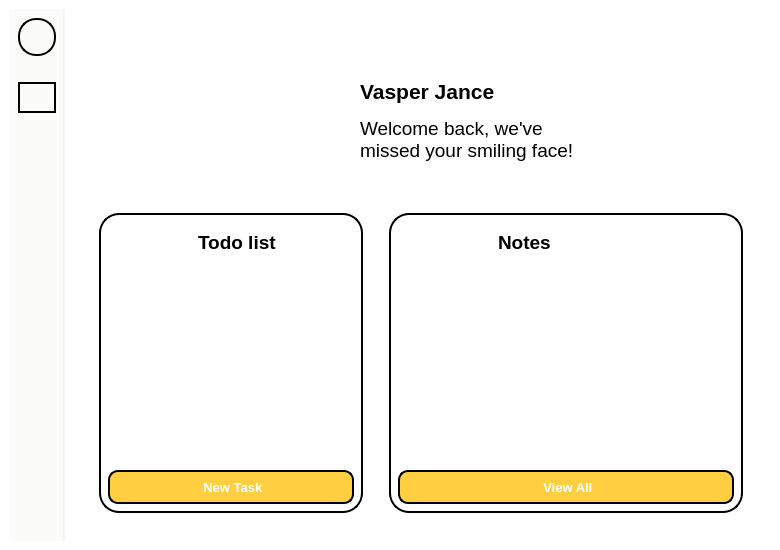
<?xml version="1.0" encoding="UTF-8"?>
<ui version="4.0">
 <class>MainWindow</class>
 <widget class="QMainWindow" name="MainWindow">
  <property name="geometry">
   <rect>
    <x>0</x>
    <y>0</y>
    <width>780</width>
    <height>550</height>
   </rect>
  </property>
  <property name="minimumSize">
   <size>
    <width>780</width>
    <height>550</height>
   </size>
  </property>
  <property name="windowTitle">
   <string>MainWindow</string>
  </property>
  <property name="styleSheet">
   <string notr="true">padding: 0px;
border: 0px;
background-color: white;</string>
  </property>
  <widget class="QWidget" name="centralwidget">
   <layout class="QHBoxLayout" name="horizontalLayout">
    <item>
     <widget class="QWidget" name="widget" native="true">
      <property name="styleSheet">
       <string notr="true">max-width: 54px;
background-color: #FBFBFA;
border-right: 2px solid #F5F5F4;
padding: 0px;
margin: 0px;</string>
      </property>
      <layout class="QVBoxLayout" name="verticalLayout_2">
       <item>
        <widget class="QLabel" name="label_12">
         <property name="font">
          <font>
           <pointsize>10</pointsize>
           <weight>75</weight>
           <bold>true</bold>
          </font>
         </property>
         <property name="styleSheet">
          <string notr="true">min-height: 34px;
max-height: 34px;
min-width: 34px;
max-width: 34px;
border: 2px solid black;
border-radius: 18px;</string>
         </property>
         <property name="text">
          <string/>
         </property>
         <property name="pixmap">
          <pixmap>../Image/icon.png</pixmap>
         </property>
         <property name="scaledContents">
          <bool>true</bool>
         </property>
         <property name="alignment">
          <set>Qt::AlignCenter</set>
         </property>
        </widget>
       </item>
       <item>
        <widget class="QLabel" name="label_5">
         <property name="styleSheet">
          <string notr="true">border: 0px;</string>
         </property>
         <property name="text">
          <string/>
         </property>
        </widget>
       </item>
       <item>
        <widget class="QLabel" name="label_2">
         <property name="font">
          <font>
           <pointsize>10</pointsize>
           <weight>75</weight>
           <bold>true</bold>
          </font>
         </property>
         <property name="styleSheet">
          <string notr="true">max-height: 22px;
border: 2px solid black;
padding: 6px;
border-radius: 18px;</string>
         </property>
         <property name="text">
          <string/>
         </property>
         <property name="pixmap">
          <pixmap>../Image/home_a.png</pixmap>
         </property>
         <property name="scaledContents">
          <bool>true</bool>
         </property>
         <property name="alignment">
          <set>Qt::AlignCenter</set>
         </property>
        </widget>
       </item>
       <item>
        <widget class="QLabel" name="label_3">
         <property name="font">
          <font>
           <pointsize>10</pointsize>
           <weight>75</weight>
           <bold>true</bold>
          </font>
         </property>
         <property name="styleSheet">
          <string notr="true">QLabel{
	max-height: 22px;
	border: 2px solid #FBFBFA;
	padding: 6px;
	border-radius: 18px;
}

QLabel:hover{
	max-height: 22px;
	border: 2px solid gray;
	padding: 6px;
	border-radius: 18px;
}</string>
         </property>
         <property name="text">
          <string/>
         </property>
         <property name="pixmap">
          <pixmap>../Image/notes_d.png</pixmap>
         </property>
         <property name="scaledContents">
          <bool>true</bool>
         </property>
         <property name="alignment">
          <set>Qt::AlignCenter</set>
         </property>
        </widget>
       </item>
       <item>
        <widget class="QLabel" name="label_4">
         <property name="font">
          <font>
           <pointsize>10</pointsize>
           <weight>75</weight>
           <bold>true</bold>
          </font>
         </property>
         <property name="styleSheet">
          <string notr="true">QLabel{
	max-height: 22px;
	border: 2px solid #FBFBFA;
	padding: 6px;
	border-radius: 18px;
}

QLabel:hover{
	max-height: 22px;
	border: 2px solid gray;
	padding: 6px;
	border-radius: 18px;
}</string>
         </property>
         <property name="text">
          <string/>
         </property>
         <property name="pixmap">
          <pixmap>../Image/chat_d.png</pixmap>
         </property>
         <property name="scaledContents">
          <bool>true</bool>
         </property>
         <property name="alignment">
          <set>Qt::AlignCenter</set>
         </property>
        </widget>
       </item>
       <item>
        <spacer name="verticalSpacer">
         <property name="orientation">
          <enum>Qt::Vertical</enum>
         </property>
         <property name="sizeHint" stdset="0">
          <size>
           <width>20</width>
           <height>40</height>
          </size>
         </property>
        </spacer>
       </item>
       <item>
        <widget class="QLabel" name="label_6">
         <property name="font">
          <font>
           <pointsize>10</pointsize>
           <weight>75</weight>
           <bold>true</bold>
          </font>
         </property>
         <property name="styleSheet">
          <string notr="true">QLabel{
	max-height: 22px;
	border: 2px solid #FBFBFA;
	padding: 6px;
	border-radius: 18px;
}

QLabel:hover{
	max-height: 22px;
	border: 2px solid gray;
	padding: 6px;
	border-radius: 18px;
}</string>
         </property>
         <property name="text">
          <string/>
         </property>
         <property name="pixmap">
          <pixmap>../Image/about_b.png</pixmap>
         </property>
         <property name="scaledContents">
          <bool>true</bool>
         </property>
         <property name="alignment">
          <set>Qt::AlignCenter</set>
         </property>
        </widget>
       </item>
       <item>
        <widget class="QLabel" name="label_13">
         <property name="font">
          <font>
           <pointsize>10</pointsize>
           <weight>75</weight>
           <bold>true</bold>
          </font>
         </property>
         <property name="styleSheet">
          <string notr="true">QLabel{
	max-height: 22px;
	border: 2px solid #FBFBFA;
	padding: 6px;
	border-radius: 18px;
}

QLabel:hover{
	max-height: 22px;
	border: 2px solid gray;
	padding: 6px;
	border-radius: 18px;
}</string>
         </property>
         <property name="text">
          <string/>
         </property>
         <property name="pixmap">
          <pixmap>../Image/log_out.png</pixmap>
         </property>
         <property name="scaledContents">
          <bool>true</bool>
         </property>
         <property name="alignment">
          <set>Qt::AlignCenter</set>
         </property>
        </widget>
       </item>
      </layout>
     </widget>
    </item>
    <item>
     <widget class="QWidget" name="widget_2" native="true">
      <property name="styleSheet">
       <string notr="true">padding: 0px;
border: 0px;</string>
      </property>
      <layout class="QVBoxLayout" name="verticalLayout">
       <item>
        <widget class="QWidget" name="widget_5" native="true">
         <property name="styleSheet">
          <string notr="true">margin-top: 20px;
min-height: 150px;
max-height: 150px;</string>
         </property>
         <layout class="QHBoxLayout" name="horizontalLayout_2">
          <item>
           <spacer name="horizontalSpacer">
            <property name="orientation">
             <enum>Qt::Horizontal</enum>
            </property>
            <property name="sizeHint" stdset="0">
             <size>
              <width>40</width>
              <height>20</height>
             </size>
            </property>
           </spacer>
          </item>
          <item>
           <widget class="QLabel" name="label_7">
            <property name="styleSheet">
             <string notr="true">max-width: 120px;
min-width: 120px;
max-height: 120px;
min-height: 120px;</string>
            </property>
            <property name="text">
             <string/>
            </property>
            <property name="pixmap">
             <pixmap>../Image/welcome.png</pixmap>
            </property>
            <property name="scaledContents">
             <bool>true</bool>
            </property>
           </widget>
          </item>
          <item>
           <widget class="QWidget" name="widget_6" native="true">
            <property name="styleSheet">
             <string notr="true">max-height: 120px;
min-height: 120px;</string>
            </property>
            <layout class="QVBoxLayout" name="verticalLayout_3">
             <item>
              <widget class="QTextBrowser" name="textBrowser">
               <property name="styleSheet">
                <string notr="true">min-width: 250px;</string>
               </property>
               <property name="html">
                <string>&lt;!DOCTYPE HTML PUBLIC &quot;-//W3C//DTD HTML 4.0//EN&quot; &quot;http://www.w3.org/TR/REC-html40/strict.dtd&quot;&gt;
&lt;html&gt;&lt;head&gt;&lt;meta name=&quot;qrichtext&quot; content=&quot;1&quot; /&gt;&lt;style type=&quot;text/css&quot;&gt;
p, li { white-space: pre-wrap; }
&lt;/style&gt;&lt;/head&gt;&lt;body style=&quot; font-family:'MS Shell Dlg 2'; font-size:8.25pt; font-weight:400; font-style:normal;&quot;&gt;
&lt;p style=&quot;-qt-paragraph-type:empty; margin-top:0px; margin-bottom:0px; margin-left:0px; margin-right:0px; -qt-block-indent:0; text-indent:0px; font-family:'Segoe UI ';&quot;&gt;&lt;br /&gt;&lt;/p&gt;
&lt;p style=&quot; margin-top:0px; margin-bottom:0px; margin-left:0px; margin-right:0px; -qt-block-indent:0; text-indent:0px;&quot;&gt;&lt;span style=&quot; font-family:'Segoe UI '; font-size:16pt; font-weight:600;&quot;&gt;Vasper Jance&lt;/span&gt;&lt;/p&gt;
&lt;p style=&quot;-qt-paragraph-type:empty; margin-top:0px; margin-bottom:0px; margin-left:0px; margin-right:0px; -qt-block-indent:0; text-indent:0px; font-family:'Segoe UI '; font-size:8pt; font-weight:600;&quot;&gt;&lt;br /&gt;&lt;/p&gt;
&lt;p style=&quot; margin-top:0px; margin-bottom:0px; margin-left:0px; margin-right:0px; -qt-block-indent:0; text-indent:0px;&quot;&gt;&lt;span style=&quot; font-family:'Segoe UI '; font-size:14pt;&quot;&gt;Welcome back, we've missed your smiling face!&lt;/span&gt;&lt;/p&gt;&lt;/body&gt;&lt;/html&gt;</string>
               </property>
              </widget>
             </item>
            </layout>
           </widget>
          </item>
          <item>
           <spacer name="horizontalSpacer_2">
            <property name="orientation">
             <enum>Qt::Horizontal</enum>
            </property>
            <property name="sizeHint" stdset="0">
             <size>
              <width>40</width>
              <height>20</height>
             </size>
            </property>
           </spacer>
          </item>
         </layout>
        </widget>
       </item>
       <item>
        <widget class="QWidget" name="widget_4" native="true">
         <property name="styleSheet">
          <string notr="true"/>
         </property>
         <layout class="QHBoxLayout" name="horizontalLayout_5">
          <item>
           <widget class="QWidget" name="widget_3" native="true">
            <property name="styleSheet">
             <string notr="true">border: 2px solid black;
border-radius: 20px;
margin: 10px;
max-width: 260%;</string>
            </property>
            <layout class="QVBoxLayout" name="verticalLayout_4">
             <item>
              <widget class="QWidget" name="widget_7" native="true">
               <property name="styleSheet">
                <string notr="true">border: 0px;
margin-bottom: 0px;</string>
               </property>
               <layout class="QHBoxLayout" name="horizontalLayout_3">
                <item>
                 <widget class="QLabel" name="label_8">
                  <property name="styleSheet">
                   <string notr="true">max-width: 50px;
max-height: 50px;</string>
                  </property>
                  <property name="text">
                   <string/>
                  </property>
                  <property name="pixmap">
                   <pixmap>../Image/todo.png</pixmap>
                  </property>
                  <property name="scaledContents">
                   <bool>true</bool>
                  </property>
                 </widget>
                </item>
                <item>
                 <widget class="QLabel" name="label_9">
                  <property name="font">
                   <font>
                    <family>Segoe UI</family>
                    <pointsize>14</pointsize>
                    <weight>75</weight>
                    <bold>true</bold>
                   </font>
                  </property>
                  <property name="text">
                   <string>Todo list</string>
                  </property>
                 </widget>
                </item>
               </layout>
              </widget>
             </item>
             <item>
              <widget class="QListWidget" name="listWidget">
               <property name="font">
                <font>
                 <pointsize>13</pointsize>
                </font>
               </property>
               <property name="styleSheet">
                <string notr="true">QListWidget{
	border: 0px;
	margin-top: 0px;
}

QListWidget::item {
	height: 35px;
}

QListWidget::item::hover{
	height: 35px;
	background-color: white;
	color: black;
}

QListWidget::item::pressed{
	height: 35px;
	background-color: white;
	color: black;
}

QListWidget::item::selected{
	height: 35px;
	background-color: #F4F4F4;
	color: black;
	border-radius: 5px;
}</string>
               </property>
               <property name="verticalScrollBarPolicy">
                <enum>Qt::ScrollBarAlwaysOff</enum>
               </property>
               <property name="horizontalScrollBarPolicy">
                <enum>Qt::ScrollBarAlwaysOff</enum>
               </property>
              </widget>
             </item>
             <item>
              <widget class="QPushButton" name="pushButton_6">
               <property name="font">
                <font>
                 <family>Segoe UI</family>
                 <pointsize>10</pointsize>
                 <weight>75</weight>
                 <bold>true</bold>
                </font>
               </property>
               <property name="styleSheet">
                <string notr="true">QPushButton{
	border: 2px solid black;
	height: 30px;
	border-radius: 10px;
	background-color: #FFCE41;
	color: white;
}

QPushButton::hover{
	border: 3px solid black;
	height: 30px;
	border-radius: 10px;
	background-color: #FFCE41;
}

QPushButton::pressed{
	border: 3px solid black;
	height: 30px;
	border-radius: 10px;
	background-color: rgb(234, 188, 59);
}</string>
               </property>
               <property name="text">
                <string> New Task</string>
               </property>
               <property name="icon">
                <iconset>
                 <normaloff>../Image/new.png</normaloff>../Image/new.png</iconset>
               </property>
               <property name="iconSize">
                <size>
                 <width>16</width>
                 <height>16</height>
                </size>
               </property>
              </widget>
             </item>
            </layout>
           </widget>
          </item>
          <item>
           <widget class="QWidget" name="widget_8" native="true">
            <property name="styleSheet">
             <string notr="true">border: 2px solid black;
border-radius: 20px;
margin: 10px;</string>
            </property>
            <layout class="QVBoxLayout" name="verticalLayout_5">
             <item>
              <widget class="QWidget" name="widget_9" native="true">
               <property name="styleSheet">
                <string notr="true">border: 0px;
margin-bottom: 0px;</string>
               </property>
               <layout class="QHBoxLayout" name="horizontalLayout_4">
                <item>
                 <widget class="QLabel" name="label_10">
                  <property name="styleSheet">
                   <string notr="true">max-width: 60px;
max-height: 50px;</string>
                  </property>
                  <property name="text">
                   <string/>
                  </property>
                  <property name="pixmap">
                   <pixmap>../Image/all_note.png</pixmap>
                  </property>
                  <property name="scaledContents">
                   <bool>true</bool>
                  </property>
                 </widget>
                </item>
                <item>
                 <widget class="QLabel" name="label_11">
                  <property name="font">
                   <font>
                    <family>Segoe UI</family>
                    <pointsize>14</pointsize>
                    <weight>75</weight>
                    <bold>true</bold>
                   </font>
                  </property>
                  <property name="text">
                   <string>Notes</string>
                  </property>
                 </widget>
                </item>
               </layout>
              </widget>
             </item>
             <item>
              <widget class="QListWidget" name="listWidget_2">
               <property name="font">
                <font>
                 <pointsize>13</pointsize>
                </font>
               </property>
               <property name="styleSheet">
                <string notr="true">QListWidget{
	border: 0px;
	margin-top: 0px;
}

QListWidget::item {
	height: 40px;
	padding: 5px;
	padding-left: 10px;
	background-color: white;
	border-radius: 10px;
	color: black;
}

QListWidget::item::hover{
	height: 40px;
	padding: 5px;
	padding-left: 10px;
	background-color: #F4F4F4;
	border-radius: 10px;
	color: black;
}

QListWidget::item::pressed{
	height: 40px;
	padding: 5px;
	padding-left: 10px;
	background-color: #F4F4F4;
	border-radius: 10px;
	color: black;
}</string>
               </property>
               <property name="verticalScrollBarPolicy">
                <enum>Qt::ScrollBarAlwaysOff</enum>
               </property>
               <property name="horizontalScrollBarPolicy">
                <enum>Qt::ScrollBarAlwaysOff</enum>
               </property>
              </widget>
             </item>
             <item>
              <widget class="QPushButton" name="pushButton_2">
               <property name="font">
                <font>
                 <family>Segoe UI</family>
                 <pointsize>10</pointsize>
                 <weight>75</weight>
                 <bold>true</bold>
                </font>
               </property>
               <property name="styleSheet">
                <string notr="true">QPushButton{
	border: 2px solid black;
	height: 30px;
	border-radius: 10px;
	background-color: #FFCE41;
	color: white;
}

QPushButton::hover{
	border: 3px solid black;
	height: 30px;
	border-radius: 10px;
	background-color: #FFCE41;
}

QPushButton::pressed{
	border: 3px solid black;
	height: 30px;
	border-radius: 10px;
	background-color: rgb(234, 188, 59);
}</string>
               </property>
               <property name="text">
                <string> View All</string>
               </property>
               <property name="icon">
                <iconset>
                 <normaloff>../Image/all_note_view.png</normaloff>../Image/all_note_view.png</iconset>
               </property>
               <property name="iconSize">
                <size>
                 <width>18</width>
                 <height>16</height>
                </size>
               </property>
              </widget>
             </item>
            </layout>
           </widget>
          </item>
         </layout>
        </widget>
       </item>
      </layout>
     </widget>
    </item>
   </layout>
  </widget>
 </widget>
 <resources/>
 <connections/>
</ui>
